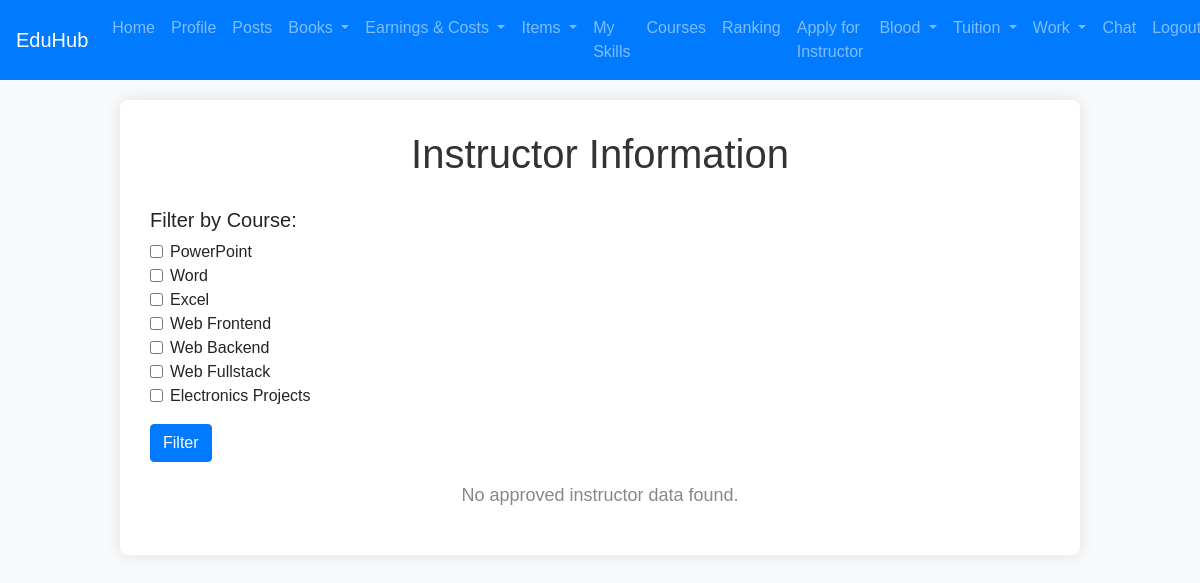
The page /admincourses.php on the database as committed earlier.
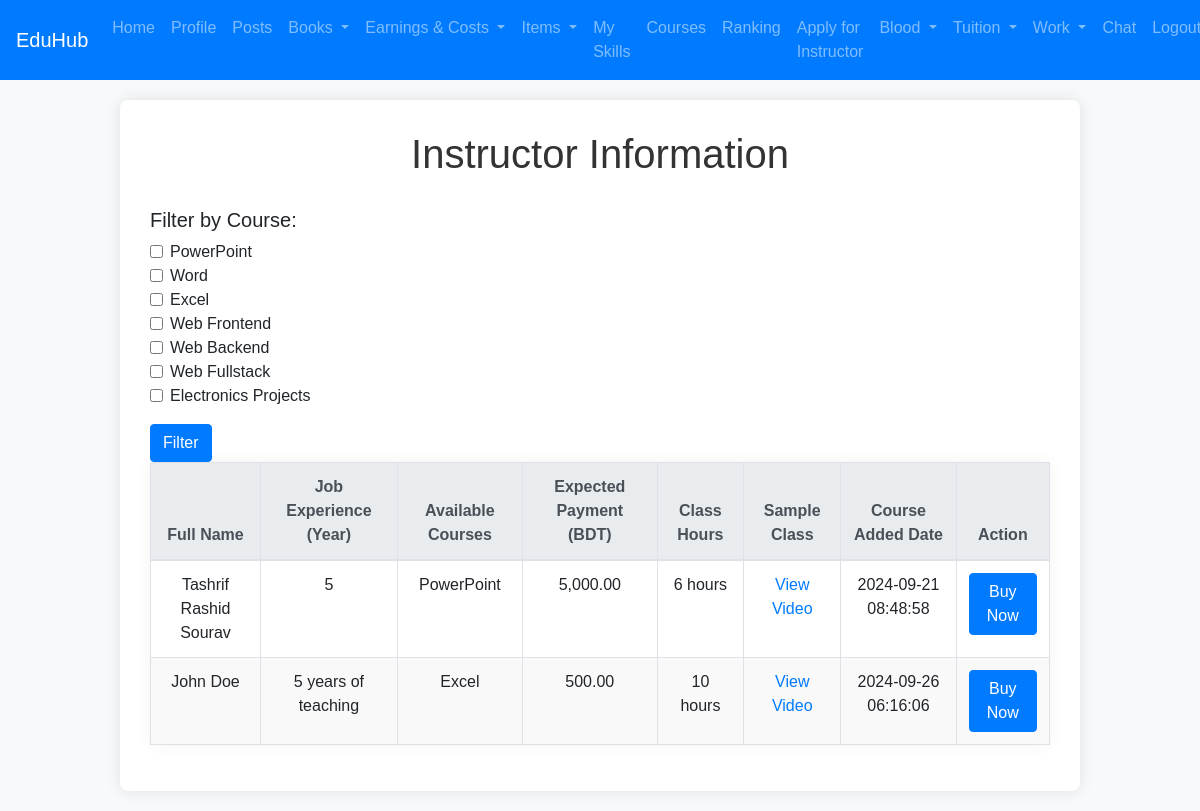
The same page on the database as committed later.
### tables this page shows
CREATE TABLE `instructors` (
  `instructor_id` int(11) NOT NULL,
  `student_id` int(11) DEFAULT NULL,
  `full_name` varchar(255) NOT NULL,
  `job_experience` text DEFAULT NULL,
  `available_courses` enum('PowerPoint','Word','Excel','Web Frontend','Web Backend','Web Fullstack','Electronics Projects') NOT NULL,
  `expected_money` decimal(10,2) NOT NULL,
  `class_hour` int(11) NOT NULL,
  `pdf_upload_path` varchar(255) DEFAULT NULL,
  `video_upload_path` varchar(255) DEFAULT NULL,
  `created_at` timestamp NOT NULL DEFAULT current_timestamp(),
  `status` enum('pending','approved','rejected') DEFAULT 'pending'
);

### admincourses.php (the view, shortened to what this page needs)
<?php
$servername = "localhost";
$username = "root";
$password = "";
$dbname = "EduHub";
$conn = new mysqli($servername, $username, $password, $dbname);
$course_filter_query = '';
$sql = "SELECT full_name, job_experience, available_courses, expected_money, class_hour, video_upload_path, created_at
        FROM instructors
        WHERE status = 'approved' $course_filter_query";
$result = $conn->query($sql);
?>
<!DOCTYPE html>
<html lang="en">
<head>
    <link href="https://stackpath.bootstrapcdn.com/bootstrap/4.5.2/css/bootstrap.min.css" rel="stylesheet">
</head>
<body>
    <?php include 'navbaradmin.php'; ?>
    <div class="container">
        <h1>Instructor Information</h1>
        <form method="POST">
            <h5>Filter by Course:</h5>
            <div class="form-check">
                <input class="form-check-input" type="checkbox" name="course_filters[]" value="PowerPoint" id="powerpoint">
                <label class="form-check-label" for="powerpoint">PowerPoint</label>
            </div>
            <div class="form-check">
                <input class="form-check-input" type="checkbox" name="course_filters[]" value="Word" id="word">
                <label class="form-check-label" for="word">Word</label>
            </div>
            <div class="form-check">
                <input class="form-check-input" type="checkbox" name="course_filters[]" value="Excel" id="excel">
                <label class="form-check-label" for="excel">Excel</label>
            </div>
            <div class="form-check">
                <input class="form-check-input" type="checkbox" name="course_filters[]" value="Web Frontend" id="web_frontend">
                <label class="form-check-label" for="web_frontend">Web Frontend</label>
            </div>
            <div class="form-check">
                <input class="form-check-input" type="checkbox" name="course_filters[]" value="Web Backend" id="web_backend">
                <label class="form-check-label" for="web_backend">Web Backend</label>
            </div>
            <div class="form-check">
                <input class="form-check-input" type="checkbox" name="course_filters[]" value="Web Fullstack" id="web_fullstack">
                <label class="form-check-label" for="web_fullstack">Web Fullstack</label>
            </div>
            <div class="form-check">
                <input class="form-check-input" type="checkbox" name="course_filters[]" value="Electronics Projects" id="electronics_projects">
                <label class="form-check-label" for="electronics_projects">Electronics Projects</label>
            </div>
            <button type="submit" class="btn btn-primary mt-3">Filter</button>
        </form>
        <?php if ($result->num_rows > 0): ?>
            <table class="table table-bordered">
                <thead class="thead-light">
                    <tr>
                        <th>Full Name</th>
                        <th>Job Experience (Year)</th>
                        <th>Available Courses</th>
                        <th>Expected Payment (BDT)</th>
                        <th>Class Hours</th>
                        <th>Sample Class</th>
                        <th>Course Added Date</th>
                        <th>Action</th>
                    </tr>
                </thead>
                <tbody>
                    <?php while($row = $result->fetch_assoc()): ?>
                        <tr>
                            <td><?php echo htmlspecialchars($row['full_name']); ?></td>
                            <td><?php echo htmlspecialchars($row['job_experience']); ?></td>
                            <td><?php echo htmlspecialchars($row['available_courses']); ?></td>
                            <td><?php echo number_format($row['expected_money'], 2); ?></td>
                            <td><?php echo htmlspecialchars($row['class_hour']); ?> hours</td>
                            <td><a href="<?php echo htmlspecialchars($row['video_upload_path']); ?>" target="_blank">View Video</a></td>
                            <td><?php echo htmlspecialchars($row['created_at']); ?></td>
                            <td>
                                <button class="btn btn-primary" data-toggle="modal" data-target="#buyNowModal" data-id="<?php echo $row['full_name']; ?>">Buy Now</button>
                            </td>
                        </tr>
                    <?php endwhile; ?>
                </tbody>
            </table>
        <?php else: ?>
            <p class="no-data">No approved instructor data found.</p>
        <?php endif; ?>
    </div>
</body>
</html>

Rows that differ between the two databases and show on the page:
added instructors: full_name "Tashrif Rashid Sourav", job_experience "5", available_courses "PowerPoint", expected_money "5,000.00", class_hour "6", created_at "2024-09-21 08:48:58"
added instructors: full_name "John Doe", job_experience "5 years of teaching", available_courses "Excel", expected_money "500.00", class_hour "10", created_at "2024-09-26 06:16:06"
Other text that changed with them:
text no longer shown: "No approved instructor data found."
text now shown: "Full Name Job Experience (Year) Available Courses Expected Payment (BDT) Class Hours Sample Class Course Added Date Action"
